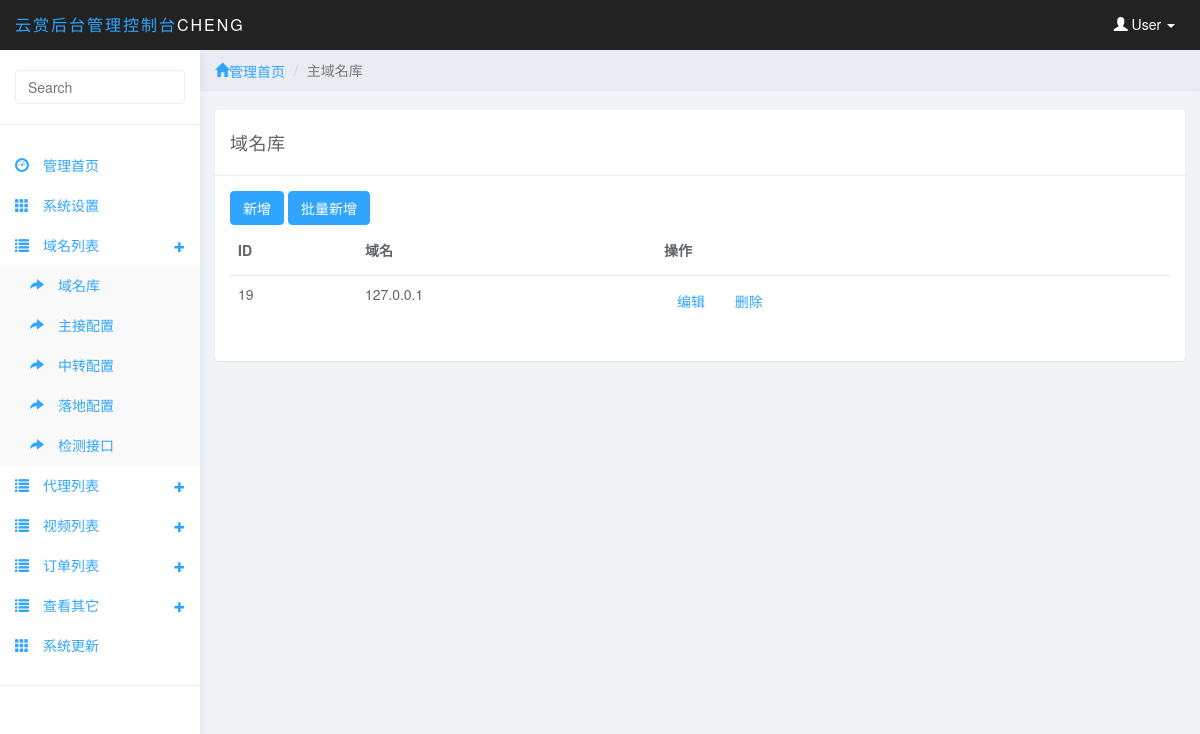
/adminfywl/zhudomain.php (signed in), run on the app's committed database.
### tables this page shows
CREATE TABLE IF NOT EXISTS `fengyunwl_admin` (
  `a_name` varchar(255) DEFAULT NULL,
  `a_password` varchar(255) DEFAULT NULL,
  `ID` int(11) NOT NULL AUTO_INCREMENT,
  PRIMARY KEY (`ID`)
);

CREATE TABLE IF NOT EXISTS `fengyunwl_zhudomain` (
  `ID` int(11) NOT NULL AUTO_INCREMENT,
  `name` longtext,
  PRIMARY KEY (`ID`)
);

### system/config.php (called while the page is built, shortened)
<?php
$result = mysql_query('select * from '.flag.'admin where id = 1  ');
$row = mysql_fetch_array($result);
$a_name = $row['a_name'];
?>

### system/inc.php (called while the page is built, shortened)
<?php
 require_once('config.php');
?>

### adminfywl/zhudomain.php (the view, shortened to what this page needs)
<?
include('../system/inc.php');
					?>
<!DOCTYPE html>
<html>
<head>
<link href="css/bootstrap.min.css" rel="stylesheet">
<link href="css/datepicker3.css" rel="stylesheet">
<link href="css/styles.css" rel="stylesheet">
<meta http-equiv="Content-Type" content="text/html; charset=utf-8"></head>
<body>
	<? include('header.php');?>
	<? include('left.php');?>
	<div class="col-sm-9 col-sm-offset-3 col-lg-10 col-lg-offset-2 main">
		<div class="row">
			<ol class="breadcrumb">
				<li><a href="admin_index.php"><span class="glyphicon glyphicon-home">管理首页</span></a></li>
				<li class="active">主域名库</li>
			</ol>
		</div>
<br>
		<div class="row">
			<div class="col-lg-12">
				<div class="panel panel-default">
					<div class="panel-heading">域名库</div>
					<div class="panel-body">
					<a href="zhudomain_add.php" class="btn btn-primary">新增</a>
					<a href="zhudomain_pladd.php" class="btn btn-primary">批量新增</a>
					<table  class="table table-hover">
						    <thead>
						    <tr align="center">
						        <th data-field="id"  >ID</th>
						        <th data-field="name">域名</th>
						        <th  align="center">操作</th>
						    </tr>
						    </thead>
						<?php
				 $result = mysql_query('select * from '.flag.'zhudomain      order by id desc ,id desc');
						while($row = mysql_fetch_array($result)){
						?>
															<tr>
									<td><? echo $row['ID']?> </td>
									 <td  ><? echo $row['name']?> </td>
									 <td><a class="btn do-action"  href="zhudomain_edit.php?id=<? echo $row['ID']?>">编辑</a>
		                         <a class="btn do-action"  href="?act=del&id=<? echo $row['ID']?>">删除</a>						</td>
								</tr>
							 <? }?>
						</table>
					</div>
				</div>
			</div>
		</div>
	</div>
</body>
</html>

### adminfywl/header.php (shortened to what this page needs)
<nav class="navbar navbar-inverse navbar-fixed-top" role="navigation">
		<div class="container-fluid">
			<div class="navbar-header">
				<a class="navbar-brand" href="#"><span>云赏后台管理控制台</span><?=$a_name?></a>
				<ul class="user-menu">
					<li class="dropdown pull-right">
						<a href="#" class="dropdown-toggle" data-toggle="dropdown"><span class="glyphicon glyphicon-user"></span> User <span class="caret"></span></a>
					</li>
				</ul>
			</div>
		</div>
	</nav>

### adminfywl/css/styles.css (style rules this page uses)
body { background: #f1f4f7; padding-top: 50px; color: #5f6468; }
a, a:hover, a:focus { color: #30a5ff; }
.navbar-header .navbar-brand { color: #fff; font-size: 16px; text-transform: uppercase; font-weight: 500; letter-spacing: 2px; }
.navbar-header .navbar-brand span { color: #30a5ff; }
.btn-primary, .btn-primary:hover, .btn-primary:focus, .btn-primary:active, .btn-primary.active, .open > .dropdown-toggle.btn-primary, .btn-primary.disabled, .btn-primary[disabled], fieldset[disabled] .btn-primary, .btn-primary.disabled:hover, .btn-primary[disabled]:hover, fieldset[disabled] .btn-primary:hover, .btn-primary.disabled:focus, .btn-primary[disabled]:focus, fieldset[disabled] .btn-primary:focus, .btn-primary.disabled:active, .btn-primary[disabled]:active, fieldset[disabled] .btn-primary:active, .btn-primary.disabled.active, .btn-primary[disabled].active, fieldset[disabled] .btn-primary.active { background-color: #30a5ff; border-color: #30a5ff; }
.panel { border: 0; }
.panel-heading { font-size: 18px; font-weight: 300; letter-spacing: 0.025em; height: 66px; line-height: 45px; }
.panel-default .panel-heading { background: #fff; border-bottom: 1px solid #eee; color: #5f6468; }
.navbar { border: 0; }
.user-menu { display: inline-block; margin-top: 14px; margin-right: 10px; float: right; list-style: none; padding: 0; }
.user-menu a { color: #fff; }
@media (min-width: 768px) { .navbar-header { width: 100%; } }
.breadcrumb { border-radius: 0; padding: 10px 15px; background: #e9ecf2; box-shadow: 0 1px 1px rgba(0, 0, 0, .05); margin: 0 ; }
.table { background: #fff; }
.table>thead>tr>th { border-bottom: 1px solid #e6e7e8; vertical-align: middle; height: 50px; }

### data on the page
fengyunwl_admin: a_name "CHENG"
fengyunwl_zhudomain: ID "19", name "127.0.0.1"
